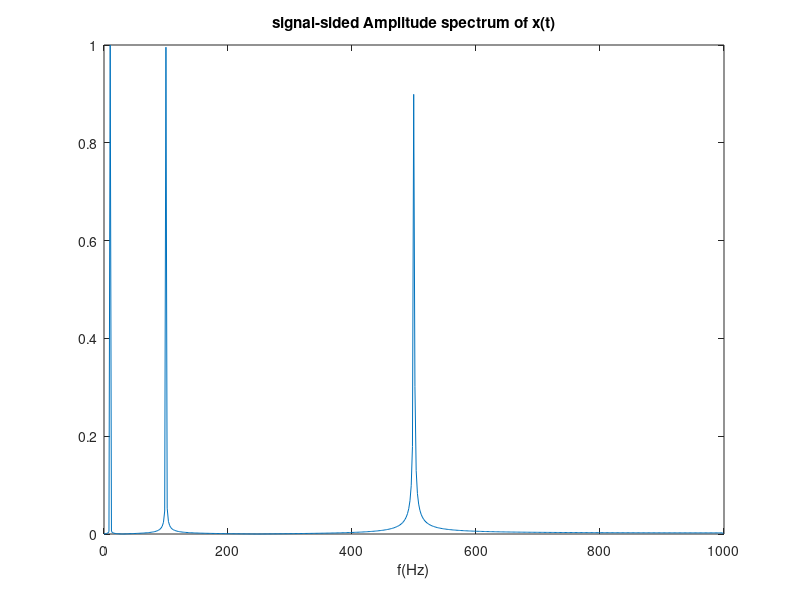

This figure's MATLAB source:
%=========================================================================%
% The formula for a sine wave is :
% 
% y = A sin (ωt + φ)
% 
% Where:
% y is the instantaneous value of the wave
% A is the amplitude of the wave
% ω is the angular frequency of the wave, which is equal to 2π times
%   the frequency f of the wave, i.e., ω = 2πf
% t is the time
% φ is the phase angle of the wave, which represents the offset of the wave 
%   from a reference position at t = 0.
%=========================================================================%
%============================= HouseKeeping ==============================%
clc;        % clear command window
close all;  % close all figures
clear;      % clear variables in the workspace
workspace;  % make sure workspace is open
%=========================================================================%

%============================= Format Setting ============================%
% format long g ensures precise numerical results, format compact reduces
%        blank lines between the outputs for a cleaner display.
format long g   % Display numbers with up to 15 significant digits,
                % in fixed-point or scientific notation.
format compact  % Reduce vertical spacing in the command window output
                % for a more compact display.
% set the font size
fontsize = 2;
%=========================================================================%

%========================== Generating-signal ============================%
% 0: The starting value of the sequence.
% 1/2000: The step size (increment) between consecutive values in the 
% sequence. i.e : t = [0, 0.0005, 0.001, 0.0015, ..., 0.4995, 0.5]
% 0.5 End The sequence stops at or just before 0.5.
% Generate a time vector from 0 to 0.5 with a step size of 1/2000.
% Total number of elements = (End - Start) / Step size + 1
                         % = (0.5 - 0) / (1/2000) + 1 = 1001 elements.
% 1/2000 sample: 2000 times sample in 1 second (2KHz sampling rates)
t = 0 : 1/2000 : 0.5;
%=========================================================================%

%========================== Define the wave parameters ===================%
%================================== Signal-1 =============================%
f1 = 10; % 10hz
T1 = 1/f1; % period of the signal 1/freq1
amp1 = 1; % define the amplitude of the signal

%================================== Signal-2 =============================%
f2 = 100; % 100hz
T2 = 1/f2; % period of the signal 1/freq2
amp2 = 1; % define the amplitude of the signal

%================================== Signal-3 =============================%
f3 = 500; % 100hz
T3 = 1/f3; % period of the signal 1/freq3
amp3 = 1; % define the amplitude of the signal
%=========================================================================%

%========================== Create the signals ===========================%
%Create signal 1 
signal1 = amp1 * sin(2*pi*t/T1);
%Create signal 2 
signal2 = amp3 * sin(2*pi*t/T2);
%Create signal 3
signal3 = amp2 * sin(2*pi*t/T3);
%=========================================================================%

%========================== Mixing the signals ===========================%
Mixsignal = signal1+ signal2+ signal3;
%=========================================================================%

%========================== DFT of the original signal ===================%
signal_fft = fft(Mixsignal);
%plot(signal_fft);

%========================= Plot the DFT ==================================%
%*Get signal length*%
L = length(Mixsignal); 
%*Magnitude of the FFT*%
signal_magnitude = abs(signal_fft);

fs = 2000;
f  = fs*(0:(L/2))/L;
p2 = abs(signal_fft/L);
p1 = p2(1: L/2+1);
p1(2:end -1) = 2*p1(2:end-1);
plot(f,p1);
title('signal-sided Amplitude spectrum of x(t)');
xlabel('f(Hz)');
%=========================================================================%
